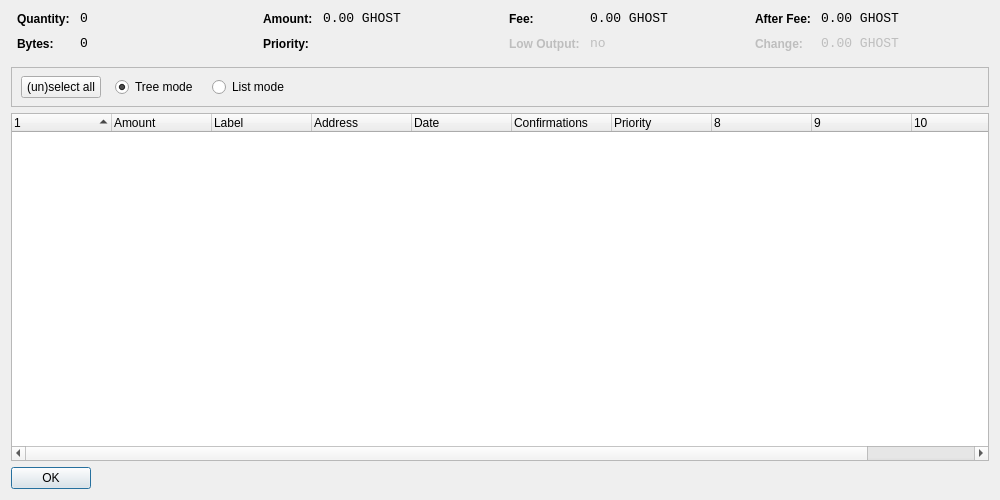
<?xml version="1.0" encoding="UTF-8"?>
<ui version="4.0">
 <class>CoinControlDialog</class>
 <widget class="QDialog" name="CoinControlDialog">
  <property name="geometry">
   <rect>
    <x>0</x>
    <y>0</y>
    <width>1000</width>
    <height>500</height>
   </rect>
  </property>
  <property name="windowTitle">
   <string>Coin Control</string>
  </property>
  <layout class="QVBoxLayout" name="verticalLayout">
   <item>
    <layout class="QHBoxLayout" name="horizontalLayoutTop" stretch="0,0,0,0">
     <property name="topMargin">
      <number>0</number>
     </property>
     <property name="bottomMargin">
      <number>10</number>
     </property>
     <item>
      <layout class="QFormLayout" name="formLayoutCoinControl1">
       <property name="horizontalSpacing">
        <number>10</number>
       </property>
       <property name="verticalSpacing">
        <number>10</number>
       </property>
       <property name="leftMargin">
        <number>6</number>
       </property>
       <property name="rightMargin">
        <number>6</number>
       </property>
       <item row="0" column="0">
        <widget class="QLabel" name="labelCoinControlQuantityText">
         <property name="styleSheet">
          <string notr="true">font-weight:bold;</string>
         </property>
         <property name="text">
          <string>Quantity:</string>
         </property>
        </widget>
       </item>
       <item row="0" column="1">
        <widget class="QLabel" name="labelCoinControlQuantity">
         <property name="font">
          <font>
           <family>Monospace</family>
           <pointsize>10</pointsize>
          </font>
         </property>
         <property name="cursor">
          <cursorShape>IBeamCursor</cursorShape>
         </property>
         <property name="contextMenuPolicy">
          <enum>Qt::ActionsContextMenu</enum>
         </property>
         <property name="text">
          <string notr="true">0</string>
         </property>
         <property name="textInteractionFlags">
          <set>Qt::LinksAccessibleByMouse|Qt::TextSelectableByKeyboard|Qt::TextSelectableByMouse</set>
         </property>
        </widget>
       </item>
       <item row="1" column="0">
        <widget class="QLabel" name="labelCoinControlBytesText">
         <property name="styleSheet">
          <string notr="true">font-weight:bold;</string>
         </property>
         <property name="text">
          <string>Bytes:</string>
         </property>
        </widget>
       </item>
       <item row="1" column="1">
        <widget class="QLabel" name="labelCoinControlBytes">
         <property name="font">
          <font>
           <family>Monospace</family>
           <pointsize>10</pointsize>
          </font>
         </property>
         <property name="cursor">
          <cursorShape>IBeamCursor</cursorShape>
         </property>
         <property name="contextMenuPolicy">
          <enum>Qt::ActionsContextMenu</enum>
         </property>
         <property name="text">
          <string notr="true">0</string>
         </property>
         <property name="textInteractionFlags">
          <set>Qt::LinksAccessibleByMouse|Qt::TextSelectableByKeyboard|Qt::TextSelectableByMouse</set>
         </property>
        </widget>
       </item>
      </layout>
     </item>
     <item>
      <layout class="QFormLayout" name="formLayoutCoinControl2">
       <property name="horizontalSpacing">
        <number>10</number>
       </property>
       <property name="verticalSpacing">
        <number>10</number>
       </property>
       <property name="leftMargin">
        <number>6</number>
       </property>
       <property name="rightMargin">
        <number>6</number>
       </property>
       <item row="0" column="0">
        <widget class="QLabel" name="labelCoinControlAmountText">
         <property name="styleSheet">
          <string notr="true">font-weight:bold;</string>
         </property>
         <property name="text">
          <string>Amount:</string>
         </property>
        </widget>
       </item>
       <item row="0" column="1">
        <widget class="QLabel" name="labelCoinControlAmount">
         <property name="font">
          <font>
           <family>Monospace</family>
           <pointsize>10</pointsize>
          </font>
         </property>
         <property name="cursor">
          <cursorShape>IBeamCursor</cursorShape>
         </property>
         <property name="contextMenuPolicy">
          <enum>Qt::ActionsContextMenu</enum>
         </property>
         <property name="text">
          <string notr="true">0.00 GHOST</string>
         </property>
         <property name="textInteractionFlags">
          <set>Qt::LinksAccessibleByMouse|Qt::TextSelectableByKeyboard|Qt::TextSelectableByMouse</set>
         </property>
        </widget>
       </item>
       <item row="1" column="0">
        <widget class="QLabel" name="labelCoinControlPriorityText">
         <property name="styleSheet">
          <string notr="true">font-weight:bold;</string>
         </property>
         <property name="text">
          <string>Priority:</string>
         </property>
        </widget>
       </item>
       <item row="1" column="1">
        <widget class="QLabel" name="labelCoinControlPriority">
         <property name="font">
          <font>
           <family>Monospace</family>
           <pointsize>10</pointsize>
          </font>
         </property>
         <property name="cursor">
          <cursorShape>IBeamCursor</cursorShape>
         </property>
         <property name="contextMenuPolicy">
          <enum>Qt::ActionsContextMenu</enum>
         </property>
         <property name="text">
          <string/>
         </property>
         <property name="textInteractionFlags">
          <set>Qt::LinksAccessibleByMouse|Qt::TextSelectableByKeyboard|Qt::TextSelectableByMouse</set>
         </property>
        </widget>
       </item>
      </layout>
     </item>
     <item>
      <layout class="QFormLayout" name="formLayoutCoinControl3">
       <property name="horizontalSpacing">
        <number>10</number>
       </property>
       <property name="verticalSpacing">
        <number>10</number>
       </property>
       <property name="leftMargin">
        <number>6</number>
       </property>
       <property name="rightMargin">
        <number>6</number>
       </property>
       <item row="0" column="0">
        <widget class="QLabel" name="labelCoinControlFeeText">
         <property name="styleSheet">
          <string notr="true">font-weight:bold;</string>
         </property>
         <property name="text">
          <string>Fee:</string>
         </property>
        </widget>
       </item>
       <item row="0" column="1">
        <widget class="QLabel" name="labelCoinControlFee">
         <property name="font">
          <font>
           <family>Monospace</family>
           <pointsize>10</pointsize>
          </font>
         </property>
         <property name="cursor">
          <cursorShape>IBeamCursor</cursorShape>
         </property>
         <property name="contextMenuPolicy">
          <enum>Qt::ActionsContextMenu</enum>
         </property>
         <property name="text">
          <string notr="true">0.00 GHOST</string>
         </property>
         <property name="textInteractionFlags">
          <set>Qt::LinksAccessibleByMouse|Qt::TextSelectableByKeyboard|Qt::TextSelectableByMouse</set>
         </property>
        </widget>
       </item>
       <item row="1" column="0">
        <widget class="QLabel" name="labelCoinControlLowOutputText">
         <property name="enabled">
          <bool>false</bool>
         </property>
         <property name="styleSheet">
          <string notr="true">font-weight:bold;</string>
         </property>
         <property name="text">
          <string>Low Output:</string>
         </property>
        </widget>
       </item>
       <item row="1" column="1">
        <widget class="QLabel" name="labelCoinControlLowOutput">
         <property name="enabled">
          <bool>false</bool>
         </property>
         <property name="font">
          <font>
           <family>Monospace</family>
           <pointsize>10</pointsize>
          </font>
         </property>
         <property name="cursor">
          <cursorShape>IBeamCursor</cursorShape>
         </property>
         <property name="contextMenuPolicy">
          <enum>Qt::ActionsContextMenu</enum>
         </property>
         <property name="text">
          <string notr="true">no</string>
         </property>
         <property name="textInteractionFlags">
          <set>Qt::LinksAccessibleByMouse|Qt::TextSelectableByKeyboard|Qt::TextSelectableByMouse</set>
         </property>
        </widget>
       </item>
      </layout>
     </item>
     <item>
      <layout class="QFormLayout" name="formLayoutCoinControl4">
       <property name="horizontalSpacing">
        <number>10</number>
       </property>
       <property name="verticalSpacing">
        <number>10</number>
       </property>
       <property name="leftMargin">
        <number>6</number>
       </property>
       <property name="rightMargin">
        <number>6</number>
       </property>
       <item row="0" column="0">
        <widget class="QLabel" name="labelCoinControlAfterFeeText">
         <property name="styleSheet">
          <string notr="true">font-weight:bold;</string>
         </property>
         <property name="text">
          <string>After Fee:</string>
         </property>
        </widget>
       </item>
       <item row="0" column="1">
        <widget class="QLabel" name="labelCoinControlAfterFee">
         <property name="font">
          <font>
           <family>Monospace</family>
           <pointsize>10</pointsize>
          </font>
         </property>
         <property name="cursor">
          <cursorShape>IBeamCursor</cursorShape>
         </property>
         <property name="contextMenuPolicy">
          <enum>Qt::ActionsContextMenu</enum>
         </property>
         <property name="text">
          <string notr="true">0.00 GHOST</string>
         </property>
         <property name="textInteractionFlags">
          <set>Qt::LinksAccessibleByMouse|Qt::TextSelectableByKeyboard|Qt::TextSelectableByMouse</set>
         </property>
        </widget>
       </item>
       <item row="1" column="0">
        <widget class="QLabel" name="labelCoinControlChangeText">
         <property name="enabled">
          <bool>false</bool>
         </property>
         <property name="styleSheet">
          <string notr="true">font-weight:bold;</string>
         </property>
         <property name="text">
          <string>Change:</string>
         </property>
        </widget>
       </item>
       <item row="1" column="1">
        <widget class="QLabel" name="labelCoinControlChange">
         <property name="enabled">
          <bool>false</bool>
         </property>
         <property name="font">
          <font>
           <family>Monospace</family>
           <pointsize>10</pointsize>
          </font>
         </property>
         <property name="cursor">
          <cursorShape>IBeamCursor</cursorShape>
         </property>
         <property name="contextMenuPolicy">
          <enum>Qt::ActionsContextMenu</enum>
         </property>
         <property name="text">
          <string notr="true">0.00 GHOST</string>
         </property>
         <property name="textInteractionFlags">
          <set>Qt::LinksAccessibleByMouse|Qt::TextSelectableByKeyboard|Qt::TextSelectableByMouse</set>
         </property>
        </widget>
       </item>
      </layout>
     </item>
    </layout>
   </item>
   <item>
    <widget class="QFrame" name="frame">
     <property name="minimumSize">
      <size>
       <width>0</width>
       <height>40</height>
      </size>
     </property>
     <property name="frameShape">
      <enum>QFrame::StyledPanel</enum>
     </property>
     <property name="frameShadow">
      <enum>QFrame::Sunken</enum>
     </property>
     <widget class="QWidget" name="horizontalLayoutWidget">
      <property name="geometry">
       <rect>
        <x>10</x>
        <y>0</y>
        <width>781</width>
        <height>41</height>
       </rect>
      </property>
      <layout class="QHBoxLayout" name="horizontalLayoutPanel" stretch="0,0,0,0,0">
       <property name="spacing">
        <number>14</number>
       </property>
       <item>
        <widget class="QPushButton" name="pushButtonSelectAll">
         <property name="sizePolicy">
          <sizepolicy hsizetype="Maximum" vsizetype="Fixed">
           <horstretch>0</horstretch>
           <verstretch>0</verstretch>
          </sizepolicy>
         </property>
         <property name="text">
          <string>(un)select all</string>
         </property>
        </widget>
       </item>
       <item>
        <widget class="QRadioButton" name="radioTreeMode">
         <property name="sizePolicy">
          <sizepolicy hsizetype="Maximum" vsizetype="Fixed">
           <horstretch>0</horstretch>
           <verstretch>0</verstretch>
          </sizepolicy>
         </property>
         <property name="text">
          <string>Tree mode</string>
         </property>
         <property name="checked">
          <bool>true</bool>
         </property>
        </widget>
       </item>
       <item>
        <widget class="QRadioButton" name="radioListMode">
         <property name="sizePolicy">
          <sizepolicy hsizetype="Maximum" vsizetype="Fixed">
           <horstretch>0</horstretch>
           <verstretch>0</verstretch>
          </sizepolicy>
         </property>
         <property name="text">
          <string>List mode</string>
         </property>
        </widget>
       </item>
       <item>
        <spacer name="horizontalSpacer">
         <property name="orientation">
          <enum>Qt::Horizontal</enum>
         </property>
         <property name="sizeHint" stdset="0">
          <size>
           <width>40</width>
           <height>20</height>
          </size>
         </property>
        </spacer>
       </item>
      </layout>
     </widget>
    </widget>
   </item>
   <item>
    <widget class="CoinControlTreeWidget" name="treeWidget">
     <property name="contextMenuPolicy">
      <enum>Qt::CustomContextMenu</enum>
     </property>
     <property name="sortingEnabled">
      <bool>false</bool>
     </property>
     <property name="columnCount">
      <number>11</number>
     </property>
     <attribute name="headerShowSortIndicator" stdset="0">
      <bool>true</bool>
     </attribute>
     <attribute name="headerStretchLastSection">
      <bool>false</bool>
     </attribute>
     <column>
      <property name="text">
       <string/>
      </property>
     </column>
     <column>
      <property name="text">
       <string>Amount</string>
      </property>
     </column>
     <column>
      <property name="text">
       <string>Label</string>
      </property>
     </column>
     <column>
      <property name="text">
       <string>Address</string>
      </property>
     </column>
     <column>
      <property name="text">
       <string>Date</string>
      </property>
     </column>
     <column>
      <property name="text">
       <string>Confirmations</string>
      </property>
      <property name="toolTip">
       <string>Confirmed</string>
      </property>
     </column>
     <column>
      <property name="text">
       <string>Priority</string>
      </property>
     </column>
     <column>
      <property name="text">
       <string/>
      </property>
     </column>
     <column>
      <property name="text">
       <string/>
      </property>
     </column>
     <column>
      <property name="text">
       <string/>
      </property>
     </column>
     <column>
      <property name="text">
       <string/>
      </property>
     </column>
    </widget>
   </item>
   <item>
    <widget class="QDialogButtonBox" name="buttonBox">
     <property name="sizePolicy">
      <sizepolicy hsizetype="Maximum" vsizetype="Fixed">
       <horstretch>0</horstretch>
       <verstretch>0</verstretch>
      </sizepolicy>
     </property>
     <property name="orientation">
      <enum>Qt::Horizontal</enum>
     </property>
     <property name="standardButtons">
      <set>QDialogButtonBox::Ok</set>
     </property>
    </widget>
   </item>
  </layout>
 </widget>
 <customwidgets>
  <customwidget>
   <class>CoinControlTreeWidget</class>
   <extends>QTreeWidget</extends>
   <header>coincontroltreewidget.h</header>
  </customwidget>
 </customwidgets>
 <resources/>
 <connections/>
</ui>
